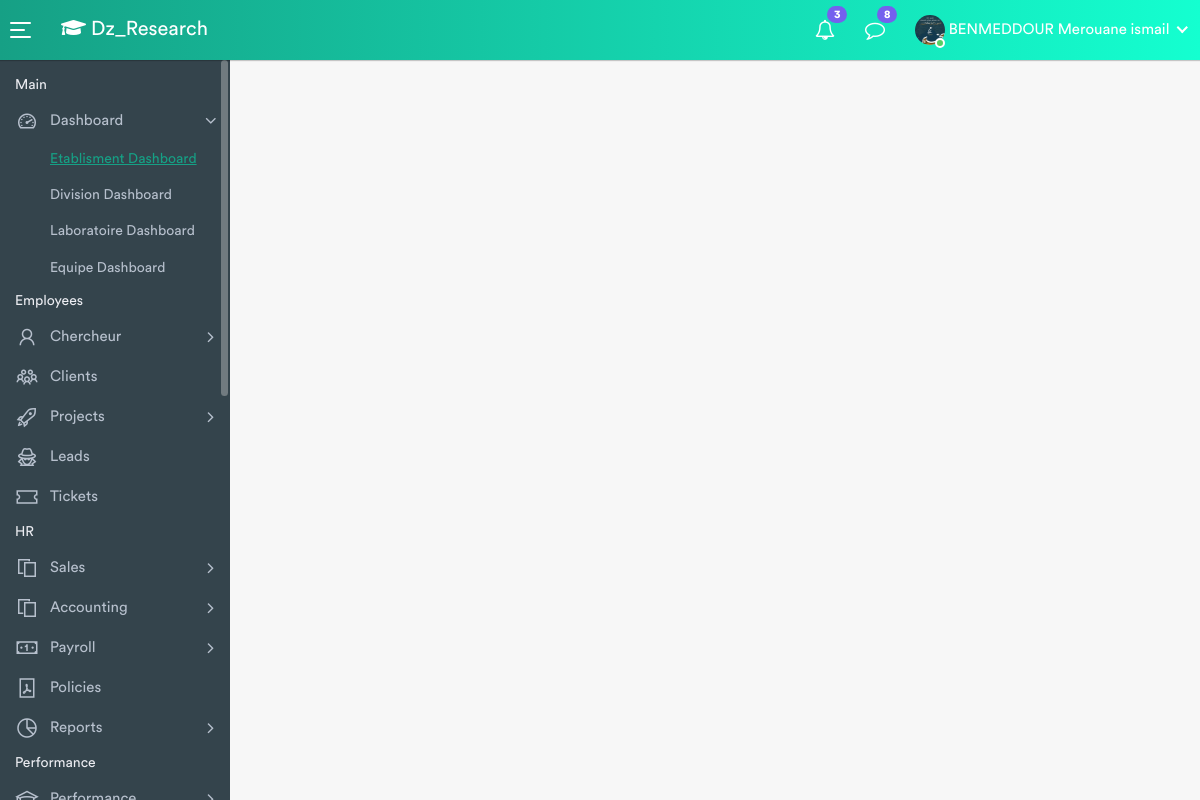
Page /test/ (signed in) on the committed database.
### finalapp/models.py (models this page shows, shortened)
class Researcher(AbstractBaseUser, PermissionsMixin):
    first_name = models.CharField(max_length=150, default='')
    last_name = models.CharField(max_length=150, default='')
    email = models.EmailField(_('email adress'), unique=True)
    speciality = models.CharField(max_length=150, blank=True)
    grade = models.CharField(max_length=200, blank=True)
    image = models.ImageField(blank=True,default='D', upload_to='images')
    linkedin_account = models.URLField(blank=True)
    google_scholar_account = models.URLField(blank=True,unique=True)
    date_joined = models.DateTimeField(auto_now_add=True)
    affecte = models.BooleanField(default=False)
    equipe_researchers = models.ForeignKey(
        'Equipe', on_delete=models.SET_NULL, null=True, blank=True)
    roleD=(('Membre d\'equipe ','Membre d\'equipe '),
         ('Chef d\'equipe','Chef d\'equipe'),
         ('Chef de Laboratoire','Chef de Laboratoire'),
         ('Chef de Divsion','Chef de Division'),
         ('Chef d\'etablisment','Chef d\'etablisment'))
    role=models.CharField(max_length=100,null=True,choices=roleD)
    is_staff = models.BooleanField(default=False)
    is_active = models.BooleanField(default=False)
    objects = ResearcherUserManager()
    USERNAME_FIELD = 'email'
    REQUIRED_FIELDS = ['first_name', 'last_name','speciality','grade' ,'google_scholar_account']
    class Meta:
        ordering = ['date_joined']
    def __str__(self) -> str:
        return " ".join([ self.first_name.upper(), self.last_name.capitalize()])

### finalapp/views.py (the view)
# urls.py: path('test/' , Test, name='Test'),
def Test (request):
    return render (request,'main.html')

### finalapp/templates/main.html (shortened to what this page needs)
{% load static %}
<!DOCTYPE html>
<html lang="en">
  <head>
    <link
      rel="stylesheet"
      href="https://cdnjs.cloudflare.com/ajax/libs/font-awesome/5.15.4/css/all.min.css"
    />
    <link rel="stylesheet" href="{% static 'css/bootstrap.min.css' %}" />
    <link rel="stylesheet" href="{% static 'css/font-awesome.min.css' %}" />
    <link rel="stylesheet" href="{% static 'css/line-awesome.min.css' %}" />
    <link rel="stylesheet" href="{% static 'plugins/morris/morris.css' %}" />
    <link rel="stylesheet" href="{% static 'css/style.css' %}" />
  </head>
  <body>
    <div class="main-wrapper">
      <div class="header">
        <a id="toggle_btn" href="javascript:void(0);">
          <span class="bar-icon">
            <span></span>
            <span></span>
            <span></span>
          </span>
        </a>
        <div class="page-title-box">
          <h3><i class="fas fa-graduation-cap"></i> Dz_Research</h3>
        </div>
        <ul class="nav user-menu">
          <li class="nav-item dropdown">
            <a href="#" class="dropdown-toggle nav-link" data-toggle="dropdown">
              <i class="fa fa-bell-o"></i>
              <span class="badge badge-pill">3</span>
            </a>
          </li>
          <li class="nav-item dropdown">
            <a href="#" class="dropdown-toggle nav-link" data-toggle="dropdown">
              <i class="fa fa-comment-o"></i>
              <span class="badge badge-pill">8</span>
            </a>
          </li>
          <li class="nav-item dropdown has-arrow main-drop">
            <a href="#" class="dropdown-toggle nav-link" data-toggle="dropdown">
              <span class="user-img"
                ><img src="{{user.image.url}}" alt="" style="height: 30px" />
                <span class="status online"></span
              ></span>
              <span>{{user}} </span>
            </a>
          </li>
        </ul>
      </div>
      <div class="sidebar" id="sidebar">
        <div class="sidebar-inner slimscroll">
          <div id="sidebar-menu" class="sidebar-menu">
            <ul>
              <li class="menu-title">
                <span>Main</span>
              </li>
              <li class="submenu">
                <a href="#"
                  ><i class="la la-dashboard"></i> <span> Dashboard</span>
                  <span class="menu-arrow"></span
                ></a>
                <ul style="display: none">
                  <li>
                    <a class="active" href="index.html"
                      >Etablisment Dashboard</a
                    >
                  </li>
                  <li>
                    <a href="employee-dashboard.html">Division Dashboard</a>
                  </li>
                  <li>
                    <a href="employee-dashboard.html">Laboratoire Dashboard</a>
                  </li>
                  <li>
                    <a href="employee-dashboard.html">Equipe Dashboard</a>
                  </li>
                </ul>
              </li>
              <li class="menu-title">
                <span>Employees</span>
              </li>
              <li class="submenu">
                <a href="#"
                  ><i class="la la-user"></i> <span> Chercheur</span>
                  <span class="menu-arrow"></span
                ></a>
              </li>
              <li>
                <a href="clients.html"
                  ><i class="la la-users"></i> <span>Clients</span></a
                >
              </li>
              <li class="submenu">
                <a href="#"
                  ><i class="la la-rocket"></i> <span> Projects</span>
                  <span class="menu-arrow"></span
                ></a>
              </li>
              <li>
                <a href="leads.html"
                  ><i class="la la-user-secret"></i> <span>Leads</span></a
                >
              </li>
              <li>
                <a href="tickets.html"
                  ><i class="la la-ticket"></i> <span>Tickets</span></a
                >
              </li>
              <li class="menu-title">
                <span>HR</span>
              </li>
              <li class="submenu">
                <a href="#"
                  ><i class="la la-files-o"></i> <span> Sales </span>
                  <span class="menu-arrow"></span
                ></a>
              </li>
              <li class="submenu">
                <a href="#"
                  ><i class="la la-files-o"></i> <span> Accounting </span>
                  <span class="menu-arrow"></span
                ></a>
              </li>
              <li class="submenu">
                <a href="#"
                  ><i class="la la-money"></i> <span> Payroll </span>
                  <span class="menu-arrow"></span
                ></a>
              </li>
              <li>
                <a href="policies.html"
                  ><i class="la la-file-pdf-o"></i> <span>Policies</span></a
                >
              </li>
              <li class="submenu">
                <a href="#"
                  ><i class="la la-pie-chart"></i> <span> Reports </span>
                  <span class="menu-arrow"></span
                ></a>
              </li>
              <li class="menu-title">
                <span>Performance</span>
              </li>
              <li class="submenu">
                <a href="#"
                  ><i class="la la-graduation-cap"></i>
                  <span> Performance </span> <span class="menu-arrow"></span
                ></a>
              </li>
            </ul>
          </div>
        </div>
      </div>
    </div>
  </body>
</html>

### rows in the picture
Researcher: image (picture), first_name+last_name "BENMEDDOUR Merouane ismail"
